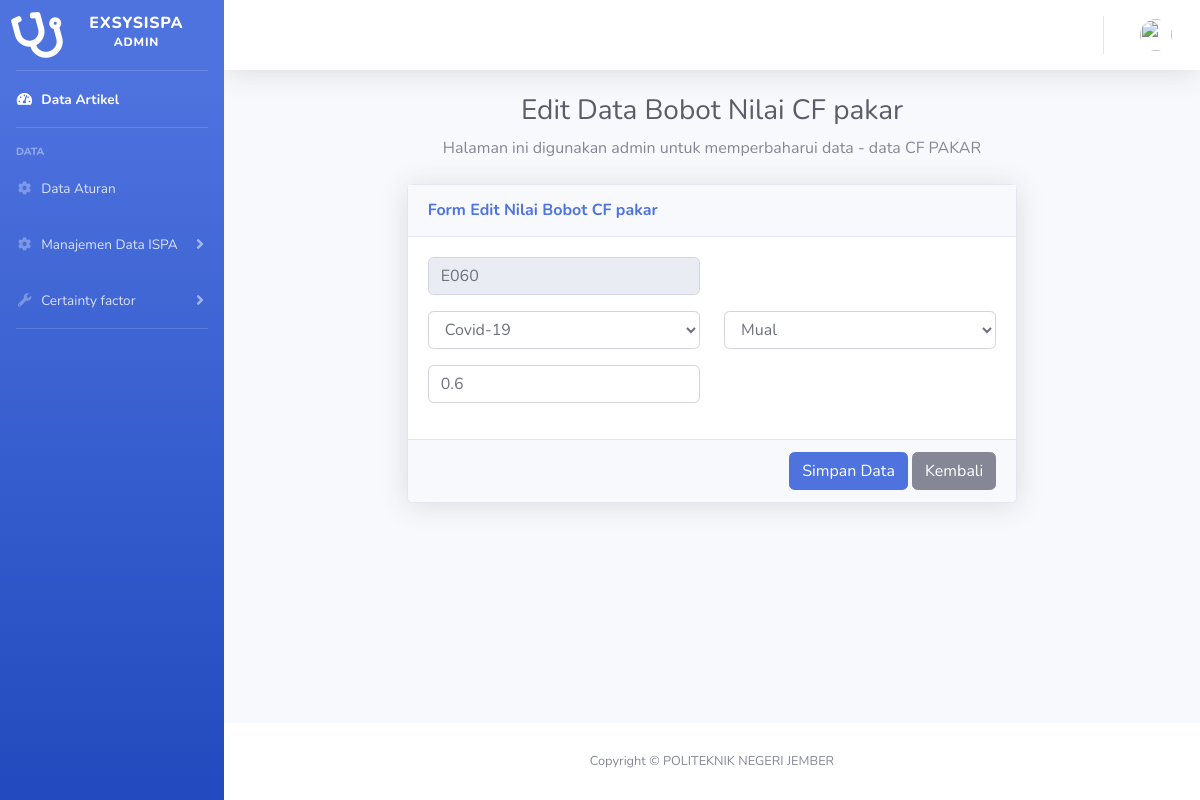
/edit-cf/61, run on an earlier commit of the app's database.
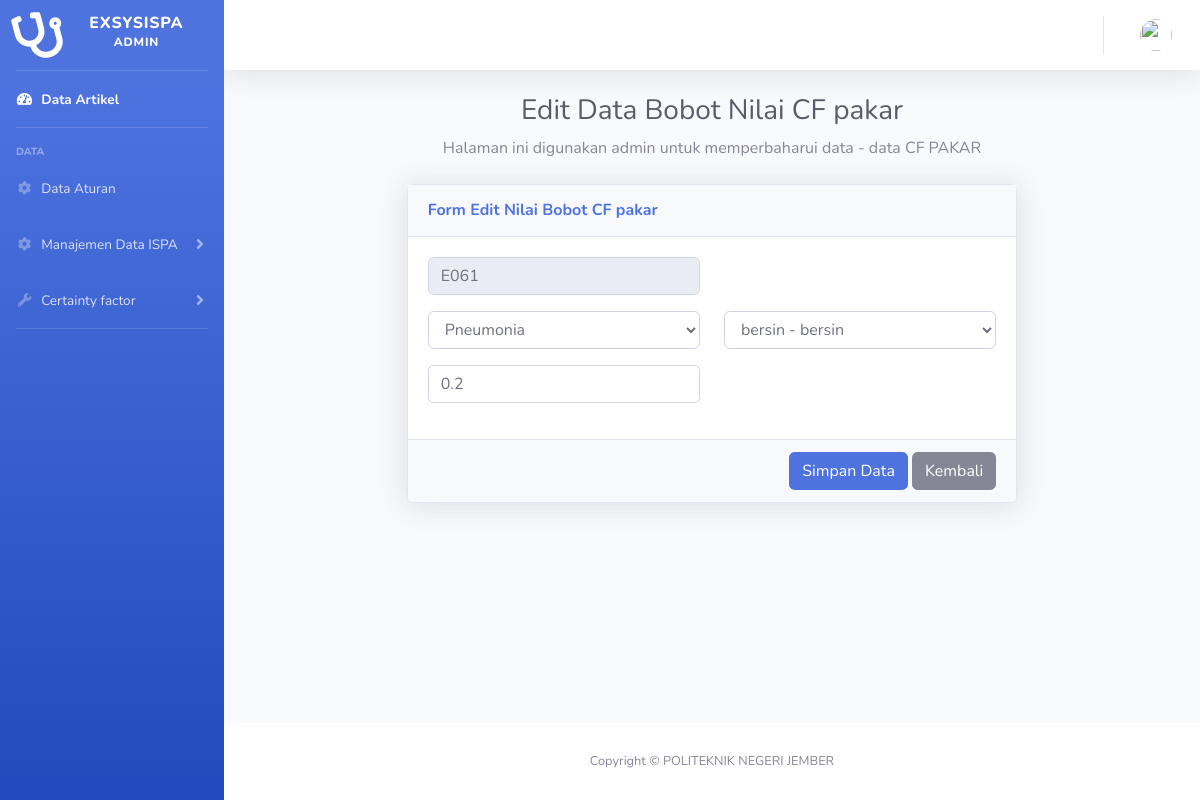
And on a later commit of the database.
### tables this page shows
CREATE TABLE `tb_evidence` (
  `evidence_id` int(11) NOT NULL,
  `evidence_penyakit_id` int(11) NOT NULL,
  `evidence_gejala_id` int(11) NOT NULL,
  `evidence_kode` varchar(10) NOT NULL,
  `evidence_nilai` float NOT NULL
);

### application/controllers/backend/Evidence.php (called while the page is built, shortened)
<?php
class Evidence extends CI_Controller
{
    public function __construct()
    {
        $this->load->model('evidence_model');
        $this->load->model('gejala_model');
        $this->load->model('penyakit_model');
        $this->load->library('form_validation');
    }
    public function update($evidence_id)
    {
        $where = array('evidence_id' => $evidence_id);
        $data['title'] = "Edit Nilai CF| Expert System ISPA";
        $data['judulHalaman'] = "Edit Data Bobot Nilai CF pakar";
        $data['detailHalaman'] = "Halaman ini digunakan admin untuk memperbaharui data - data CF PAKAR";
        $data['cardHeader'] = 'Form Edit Nilai Bobot CF pakar';
        $data['user'] = $this->db->get_where('tb_user', ['user_email' => $this->session->userdata('email')])->row_array();
        $data['cfdata'] = $this->evidence_model->getById($where);
        $data['penyakits'] = $this->penyakit_model->getAll();
        $data['gejalas'] = $this->gejala_model->getAll();
        $data['start'] = 0;
        $this->form_validation->set_rules('cfnilai', 'cfnilai', 'required|trim', [
            'required' => 'Nilai CF tidak boleh kosong!'
        ]);
        if ($this->form_validation->run() == FALSE) {
            $this->load->view('backend/_partials/header', $data);
            $this->load->view('backend/_partials/sidebar', $data);
            $this->load->view('backend/_partials/topbar', $data);
            $this->load->view('backend/data/cfpakar/edit-cf', $data);
            $this->load->view('backend/_partials/footer');
        }
    }
}

### index.php (called while the page is built, shortened)
<?php
require_once BASEPATH.'core/CodeIgniter.php';

### application/models/Evidence_model.php (called while the page is built, shortened)
<?php
class Evidence_model extends CI_Model
{
    private $_table = 'tb_evidence';
    public function getById($id)
    {
        return $this->db->get_where($this->_table, $id)->row_array();
    }
}

### application/models/Penyakit_model.php (called while the page is built, shortened)
<?php
class Penyakit_model extends CI_Model
{
    private $_table = 'tb_penyakit';
    public function getAll()
    {
        return $this->db->get($this->_table)->result_array();
    }
}

### application/models/Gejala_model.php (called while the page is built, shortened)
<?php
class Gejala_model extends CI_Model
{
    private $_table = 'tb_gejala';
    public function getAll()
    {
        return $this->db->get($this->_table)->result_array();
    }
}

### application/views/backend/data/cfpakar/edit-cf.php (the view, shortened to what the changed rows need)
<div class="container-fluid">
    <h1 class="h3 mb-2 text-gray-800 text-center"><?= $judulHalaman ?></h1>
    <div class="row justify-content-center">
        <div class="col-md-8">
            <div class="card shadow mb-4">
                <form action="<?= base_url('edit-cf/' . $cfdata['evidence_id']) ?>" method="post" enctype="multipart/form-data">
                    <div class="card-body">
                        <div class="form-group row">
                            <div class="col-sm-6 mb-3 mb-sm-0">
                                <input type="text" class="form-control form-control-user" name="kd" id="kd" readonly value="<?= $cfdata['evidence_kode'] ?>">
                            </div>
                        </div>
                        <div class="form-group row">
                            <div class="col-sm-6 mb-3 mb-sm-0">
                                <select class="form-control" name="penyakit" id="penyakit" required>
                                    <?php foreach ($penyakits as $penyakit) : ?>
                                        <?php if ($cfdata['evidence_penyakit_id'] == $penyakit['id_penyakit']) : ?>
                                            <option value="<?= $penyakit['id_penyakit'] ?>" selected><?= $penyakit['nama_penyakit'] ?></option>
                                        <?php else : ?>
                                            <option value="<?= $penyakit['id_penyakit'] ?>"><?= $penyakit['nama_penyakit'] ?></option>
                                        <?php endif; ?>
                                    <?php endforeach; ?>
                                </select>
                            </div>
                            <div class="col-sm-6">
                                <select class="form-control" name="gejala" id="gejala" required>
                                    <?php foreach ($gejalas as $gejala) : ?>
                                        <?php if ($cfdata['evidence_gejala_id'] == $gejala['id_gejala']) : ?>
                                            <option value="<?= $gejala['id_gejala'] ?>" selected><?= $gejala['nama_gejala'] ?></option>
                                        <?php else : ?>
                                            <option value="<?= $gejala['id_gejala'] ?>"><?= $gejala['nama_gejala'] ?></option>
                                        <?php endif; ?>
                                    <?php endforeach; ?>
                                </select>
                            </div>
                        </div>
                        <div class="form-group row">
                            <div class="col-sm-6">
                                <input type="number" class="form-control" name="cfnilai" id="cfnilai" step="0.1" min=0.00 max=1.0 placeholder="Nilai Probabilitas" value="<?= $cfdata['evidence_nilai'] ?>">
                            </div>
                        </div>
                    </div>
                </form>
            </div>
        </div>
    </div>
</div>
</div>

What changed in the data, as far as the page shows it:
changed tb_evidence: kd "E060" → "E061"; cfnilai "0.6" → "0.2"
Also different on the page:
form field penyakit: "Covid-19" → "Pneumonia"
form field gejala: "Mual" → "bersin - bersin"
